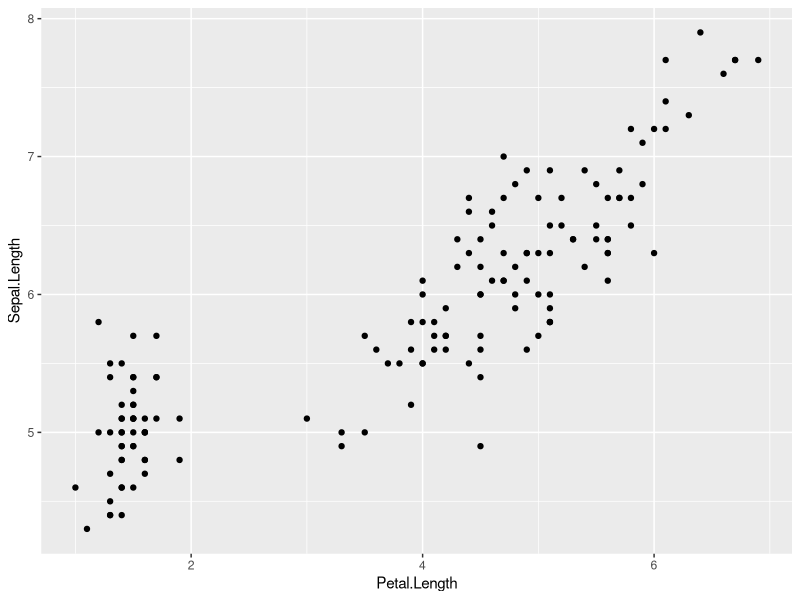
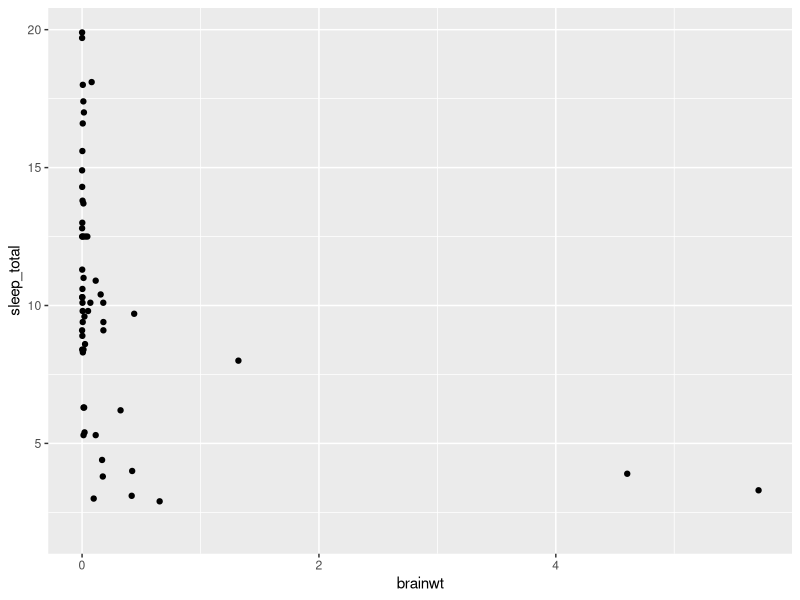
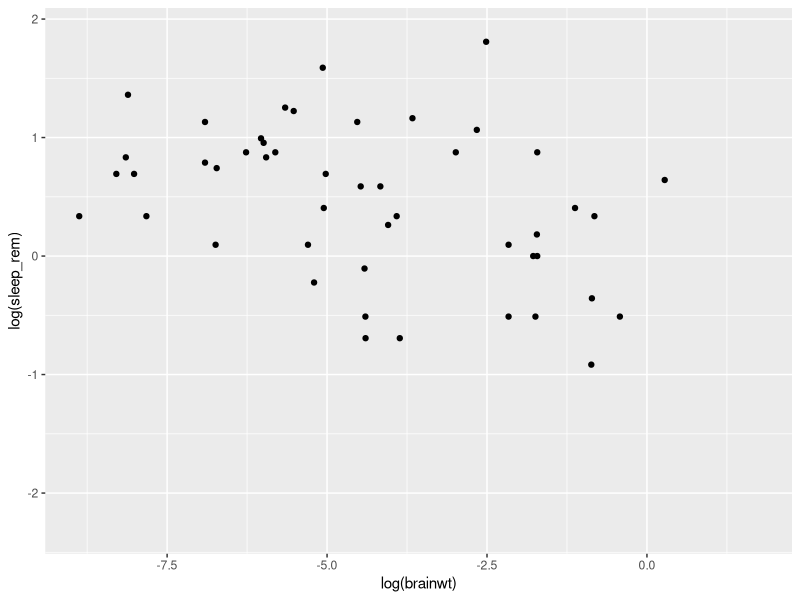
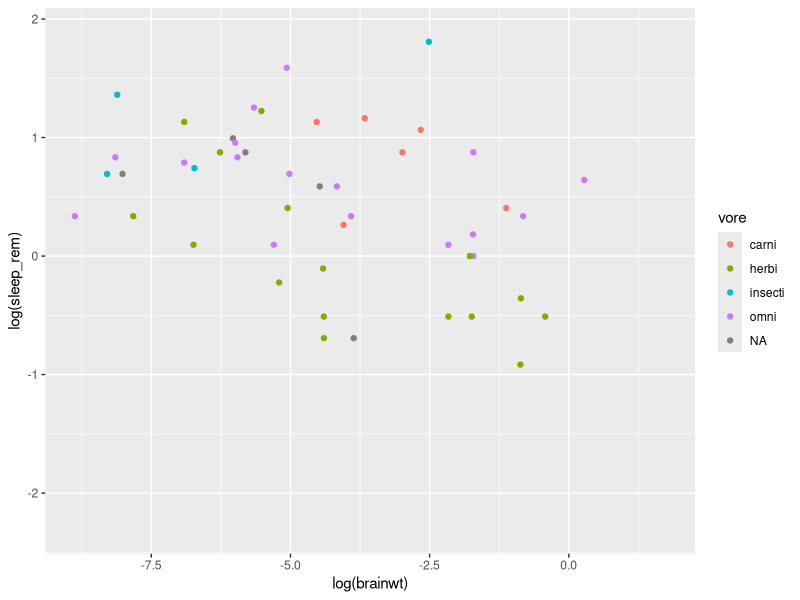
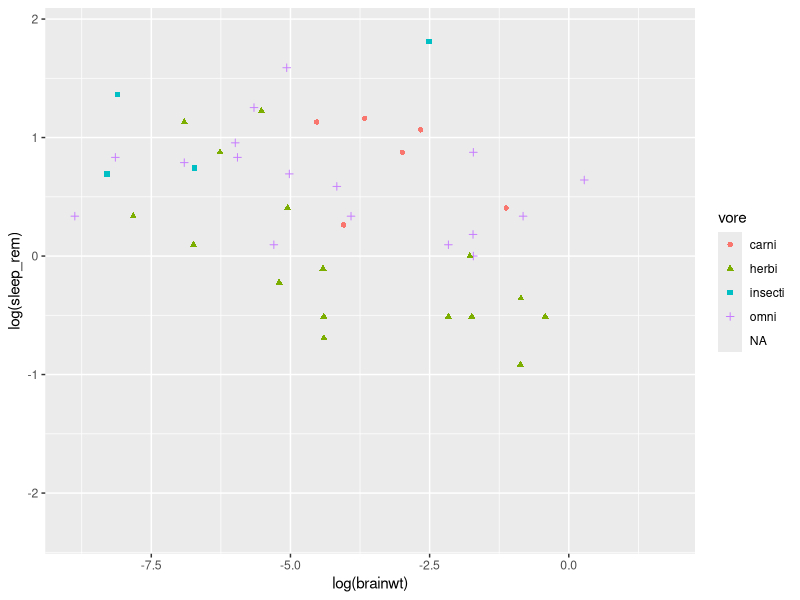
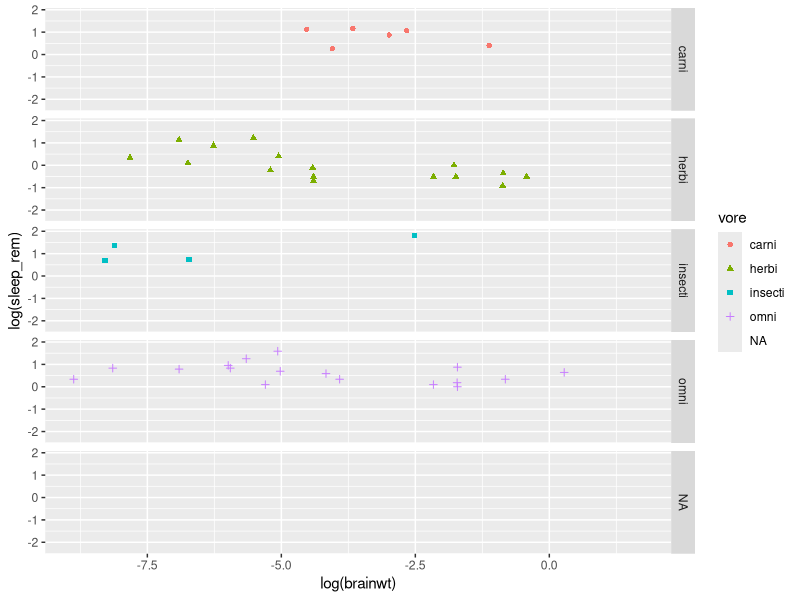
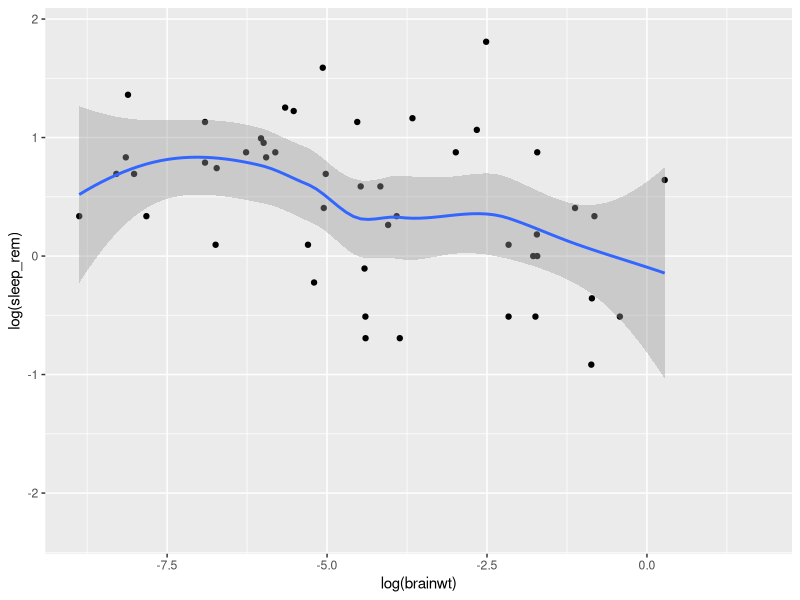

R code for these plots, in order:
## ---- chunk 1
  #settings for Tufte handouts
  #library(tufte)
# invalidate cache when the tufte version changes
knitr::opts_chunk$set(tidy = F, 
                      #cache.extra = packageVersion('tufte'),
                      warning = F,
                      error = F,
                      message = F,
                      cache = TRUE,
                      fig.margin = TRUE,
                      results="hide",
                      fig.width = 3,
                      fig.height = 2)
options(htmltools.dir.version = F)
## ---- chunk 2
library(ggplot2)
library(cowplot)
## ---- chunk 3
names(iris)
## ---- chunk 4
qplot(y = Sepal.Length,
      x = Petal.Length, 
      data = iris)
## ---- chunk 5
data(msleep)
## ---- chunk 6
#How much data is there?
dim(msleep)

#What does the data look like
head(msleep)

#Summary of the data
summary(msleep)

## ---- chunk 7
msleep$vore <- factor(msleep$vore)
## ---- chunk 8
summary(msleep)
## ---- chunk 9
msleep$order <- factor(msleep$order)

summary(msleep)
## ---- chunk 10
msleep$conservation <- factor(msleep$conservation)

summary(msleep)
## ---- chunk 11
qplot(y = sleep_total,
      x = brainwt, 
      data = msleep)
## ---- chunk 12
qplot(y = log(sleep_rem),
      x = log(brainwt), 
      data = msleep)
## ---- chunk 13
qplot(y = log(sleep_rem),
      x = log(brainwt), 
      data = msleep,
      color = vore)
## ---- chunk 14
qplot(y = log(sleep_rem),
      x = log(brainwt), 
      data = msleep,
      color = vore,
      shape = vore)
## ---- chunk 15
qplot(y = log(sleep_rem),
      x = log(brainwt), 
      data = msleep,
      color = vore,
      shape = vore,
      facets = vore ~ .)
## ---- chunk 16
qplot(y = log(sleep_rem),
      x = log(brainwt), 
      data = msleep) +
  geom_smooth()
